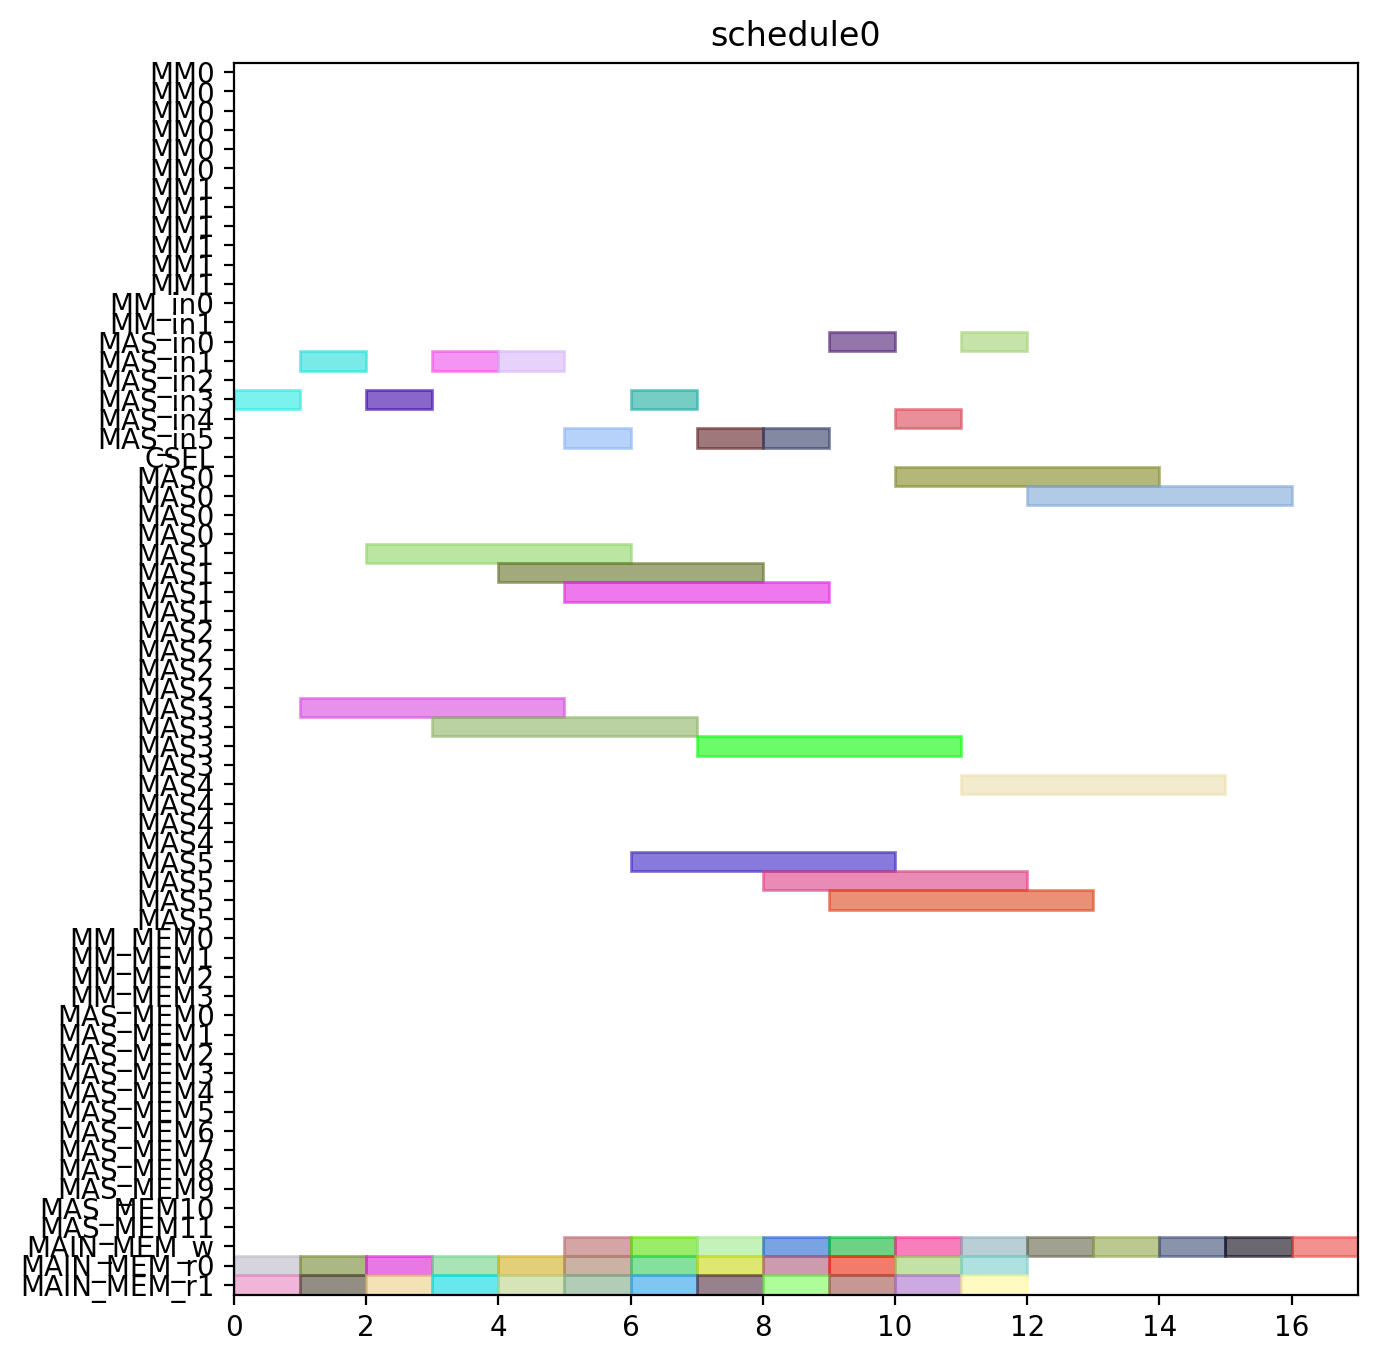

This chart was generated by the following Python code:
from pyschedule import Scenario, solvers, plotters, alt


def solve():
	horizon = 120
	S = Scenario("schedule0", horizon=horizon)

	# resource
	MM = S.Resources('MM', num=2, size=6)
	MM_in = S.Resources('MM_in', num=2)
	MAS_in = S.Resources('MAS_in', num=6)
	CSEL = S.Resource('CSEL')
	MAS = S.Resources('MAS', num=6, size=4, periods=range(1, horizon))
	MM_MEM = S.Resources('MM_MEM', num=4)
	MAS_MEM = S.Resources('MAS_MEM', num=12)
	MAIN_MEM_w = S.Resource('MAIN_MEM_w', size=1)
	MAIN_MEM_r = S.Resources('MAIN_MEM_r', num=2)

	# result of previous scheduling

	# new tasks
	c000 = S.Task('c000', length=4, delay_cost=1)
	c000 += alt(MAS)
	c000_in = S.Task('c000_in', length=1, delay_cost=1)
	c000_in += alt(MAS_in)
	S += c000_in*MAS_in[0]<=c000*MAS[0]

	S += c000_in*MAS_in[1]<=c000*MAS[1]

	S += c000_in*MAS_in[2]<=c000*MAS[2]

	S += c000_in*MAS_in[3]<=c000*MAS[3]

	S += c000_in*MAS_in[4]<=c000*MAS[4]

	S += c000_in*MAS_in[5]<=c000*MAS[5]

	S += 0<c000

	c000_w = S.Task('c000_w', length=1, delay_cost=1)
	c000_w += alt(MAIN_MEM_w)
	S += c000 <= c000_w

	c000_mem0 = S.Task('c000_mem0', length=1, delay_cost=1)
	c000_mem0 += MAIN_MEM_r[0]
	S += c000_mem0 <= c000

	c000_mem1 = S.Task('c000_mem1', length=1, delay_cost=1)
	c000_mem1 += MAIN_MEM_r[1]
	S += c000_mem1 <= c000

	c001 = S.Task('c001', length=4, delay_cost=1)
	c001 += alt(MAS)
	c001_in = S.Task('c001_in', length=1, delay_cost=1)
	c001_in += alt(MAS_in)
	S += c001_in*MAS_in[0]<=c001*MAS[0]

	S += c001_in*MAS_in[1]<=c001*MAS[1]

	S += c001_in*MAS_in[2]<=c001*MAS[2]

	S += c001_in*MAS_in[3]<=c001*MAS[3]

	S += c001_in*MAS_in[4]<=c001*MAS[4]

	S += c001_in*MAS_in[5]<=c001*MAS[5]

	S += 0<c001

	c001_w = S.Task('c001_w', length=1, delay_cost=1)
	c001_w += alt(MAIN_MEM_w)
	S += c001 <= c001_w

	c001_mem0 = S.Task('c001_mem0', length=1, delay_cost=1)
	c001_mem0 += MAIN_MEM_r[0]
	S += c001_mem0 <= c001

	c001_mem1 = S.Task('c001_mem1', length=1, delay_cost=1)
	c001_mem1 += MAIN_MEM_r[1]
	S += c001_mem1 <= c001

	c010 = S.Task('c010', length=4, delay_cost=1)
	c010 += alt(MAS)
	c010_in = S.Task('c010_in', length=1, delay_cost=1)
	c010_in += alt(MAS_in)
	S += c010_in*MAS_in[0]<=c010*MAS[0]

	S += c010_in*MAS_in[1]<=c010*MAS[1]

	S += c010_in*MAS_in[2]<=c010*MAS[2]

	S += c010_in*MAS_in[3]<=c010*MAS[3]

	S += c010_in*MAS_in[4]<=c010*MAS[4]

	S += c010_in*MAS_in[5]<=c010*MAS[5]

	S += 0<c010

	c010_w = S.Task('c010_w', length=1, delay_cost=1)
	c010_w += alt(MAIN_MEM_w)
	S += c010 <= c010_w

	c010_mem0 = S.Task('c010_mem0', length=1, delay_cost=1)
	c010_mem0 += MAIN_MEM_r[0]
	S += c010_mem0 <= c010

	c010_mem1 = S.Task('c010_mem1', length=1, delay_cost=1)
	c010_mem1 += MAIN_MEM_r[1]
	S += c010_mem1 <= c010

	c011 = S.Task('c011', length=4, delay_cost=1)
	c011 += alt(MAS)
	c011_in = S.Task('c011_in', length=1, delay_cost=1)
	c011_in += alt(MAS_in)
	S += c011_in*MAS_in[0]<=c011*MAS[0]

	S += c011_in*MAS_in[1]<=c011*MAS[1]

	S += c011_in*MAS_in[2]<=c011*MAS[2]

	S += c011_in*MAS_in[3]<=c011*MAS[3]

	S += c011_in*MAS_in[4]<=c011*MAS[4]

	S += c011_in*MAS_in[5]<=c011*MAS[5]

	S += 0<c011

	c011_w = S.Task('c011_w', length=1, delay_cost=1)
	c011_w += alt(MAIN_MEM_w)
	S += c011 <= c011_w

	c011_mem0 = S.Task('c011_mem0', length=1, delay_cost=1)
	c011_mem0 += MAIN_MEM_r[0]
	S += c011_mem0 <= c011

	c011_mem1 = S.Task('c011_mem1', length=1, delay_cost=1)
	c011_mem1 += MAIN_MEM_r[1]
	S += c011_mem1 <= c011

	c100 = S.Task('c100', length=4, delay_cost=1)
	c100 += alt(MAS)
	c100_in = S.Task('c100_in', length=1, delay_cost=1)
	c100_in += alt(MAS_in)
	S += c100_in*MAS_in[0]<=c100*MAS[0]

	S += c100_in*MAS_in[1]<=c100*MAS[1]

	S += c100_in*MAS_in[2]<=c100*MAS[2]

	S += c100_in*MAS_in[3]<=c100*MAS[3]

	S += c100_in*MAS_in[4]<=c100*MAS[4]

	S += c100_in*MAS_in[5]<=c100*MAS[5]

	S += 0<c100

	c100_w = S.Task('c100_w', length=1, delay_cost=1)
	c100_w += alt(MAIN_MEM_w)
	S += c100 <= c100_w

	c100_mem0 = S.Task('c100_mem0', length=1, delay_cost=1)
	c100_mem0 += MAIN_MEM_r[0]
	S += c100_mem0 <= c100

	c100_mem1 = S.Task('c100_mem1', length=1, delay_cost=1)
	c100_mem1 += MAIN_MEM_r[1]
	S += c100_mem1 <= c100

	c101 = S.Task('c101', length=4, delay_cost=1)
	c101 += alt(MAS)
	c101_in = S.Task('c101_in', length=1, delay_cost=1)
	c101_in += alt(MAS_in)
	S += c101_in*MAS_in[0]<=c101*MAS[0]

	S += c101_in*MAS_in[1]<=c101*MAS[1]

	S += c101_in*MAS_in[2]<=c101*MAS[2]

	S += c101_in*MAS_in[3]<=c101*MAS[3]

	S += c101_in*MAS_in[4]<=c101*MAS[4]

	S += c101_in*MAS_in[5]<=c101*MAS[5]

	S += 0<c101

	c101_w = S.Task('c101_w', length=1, delay_cost=1)
	c101_w += alt(MAIN_MEM_w)
	S += c101 <= c101_w

	c101_mem0 = S.Task('c101_mem0', length=1, delay_cost=1)
	c101_mem0 += MAIN_MEM_r[0]
	S += c101_mem0 <= c101

	c101_mem1 = S.Task('c101_mem1', length=1, delay_cost=1)
	c101_mem1 += MAIN_MEM_r[1]
	S += c101_mem1 <= c101

	c110 = S.Task('c110', length=4, delay_cost=1)
	c110 += alt(MAS)
	c110_in = S.Task('c110_in', length=1, delay_cost=1)
	c110_in += alt(MAS_in)
	S += c110_in*MAS_in[0]<=c110*MAS[0]

	S += c110_in*MAS_in[1]<=c110*MAS[1]

	S += c110_in*MAS_in[2]<=c110*MAS[2]

	S += c110_in*MAS_in[3]<=c110*MAS[3]

	S += c110_in*MAS_in[4]<=c110*MAS[4]

	S += c110_in*MAS_in[5]<=c110*MAS[5]

	S += 0<c110

	c110_w = S.Task('c110_w', length=1, delay_cost=1)
	c110_w += alt(MAIN_MEM_w)
	S += c110 <= c110_w

	c110_mem0 = S.Task('c110_mem0', length=1, delay_cost=1)
	c110_mem0 += MAIN_MEM_r[0]
	S += c110_mem0 <= c110

	c110_mem1 = S.Task('c110_mem1', length=1, delay_cost=1)
	c110_mem1 += MAIN_MEM_r[1]
	S += c110_mem1 <= c110

	c111 = S.Task('c111', length=4, delay_cost=1)
	c111 += alt(MAS)
	c111_in = S.Task('c111_in', length=1, delay_cost=1)
	c111_in += alt(MAS_in)
	S += c111_in*MAS_in[0]<=c111*MAS[0]

	S += c111_in*MAS_in[1]<=c111*MAS[1]

	S += c111_in*MAS_in[2]<=c111*MAS[2]

	S += c111_in*MAS_in[3]<=c111*MAS[3]

	S += c111_in*MAS_in[4]<=c111*MAS[4]

	S += c111_in*MAS_in[5]<=c111*MAS[5]

	S += 0<c111

	c111_w = S.Task('c111_w', length=1, delay_cost=1)
	c111_w += alt(MAIN_MEM_w)
	S += c111 <= c111_w

	c111_mem0 = S.Task('c111_mem0', length=1, delay_cost=1)
	c111_mem0 += MAIN_MEM_r[0]
	S += c111_mem0 <= c111

	c111_mem1 = S.Task('c111_mem1', length=1, delay_cost=1)
	c111_mem1 += MAIN_MEM_r[1]
	S += c111_mem1 <= c111

	c200 = S.Task('c200', length=4, delay_cost=1)
	c200 += alt(MAS)
	c200_in = S.Task('c200_in', length=1, delay_cost=1)
	c200_in += alt(MAS_in)
	S += c200_in*MAS_in[0]<=c200*MAS[0]

	S += c200_in*MAS_in[1]<=c200*MAS[1]

	S += c200_in*MAS_in[2]<=c200*MAS[2]

	S += c200_in*MAS_in[3]<=c200*MAS[3]

	S += c200_in*MAS_in[4]<=c200*MAS[4]

	S += c200_in*MAS_in[5]<=c200*MAS[5]

	S += 0<c200

	c200_w = S.Task('c200_w', length=1, delay_cost=1)
	c200_w += alt(MAIN_MEM_w)
	S += c200 <= c200_w

	c200_mem0 = S.Task('c200_mem0', length=1, delay_cost=1)
	c200_mem0 += MAIN_MEM_r[0]
	S += c200_mem0 <= c200

	c200_mem1 = S.Task('c200_mem1', length=1, delay_cost=1)
	c200_mem1 += MAIN_MEM_r[1]
	S += c200_mem1 <= c200

	c201 = S.Task('c201', length=4, delay_cost=1)
	c201 += alt(MAS)
	c201_in = S.Task('c201_in', length=1, delay_cost=1)
	c201_in += alt(MAS_in)
	S += c201_in*MAS_in[0]<=c201*MAS[0]

	S += c201_in*MAS_in[1]<=c201*MAS[1]

	S += c201_in*MAS_in[2]<=c201*MAS[2]

	S += c201_in*MAS_in[3]<=c201*MAS[3]

	S += c201_in*MAS_in[4]<=c201*MAS[4]

	S += c201_in*MAS_in[5]<=c201*MAS[5]

	S += 0<c201

	c201_w = S.Task('c201_w', length=1, delay_cost=1)
	c201_w += alt(MAIN_MEM_w)
	S += c201 <= c201_w

	c201_mem0 = S.Task('c201_mem0', length=1, delay_cost=1)
	c201_mem0 += MAIN_MEM_r[0]
	S += c201_mem0 <= c201

	c201_mem1 = S.Task('c201_mem1', length=1, delay_cost=1)
	c201_mem1 += MAIN_MEM_r[1]
	S += c201_mem1 <= c201

	c210 = S.Task('c210', length=4, delay_cost=1)
	c210 += alt(MAS)
	c210_in = S.Task('c210_in', length=1, delay_cost=1)
	c210_in += alt(MAS_in)
	S += c210_in*MAS_in[0]<=c210*MAS[0]

	S += c210_in*MAS_in[1]<=c210*MAS[1]

	S += c210_in*MAS_in[2]<=c210*MAS[2]

	S += c210_in*MAS_in[3]<=c210*MAS[3]

	S += c210_in*MAS_in[4]<=c210*MAS[4]

	S += c210_in*MAS_in[5]<=c210*MAS[5]

	S += 0<c210

	c210_w = S.Task('c210_w', length=1, delay_cost=1)
	c210_w += alt(MAIN_MEM_w)
	S += c210 <= c210_w

	c210_mem0 = S.Task('c210_mem0', length=1, delay_cost=1)
	c210_mem0 += MAIN_MEM_r[0]
	S += c210_mem0 <= c210

	c210_mem1 = S.Task('c210_mem1', length=1, delay_cost=1)
	c210_mem1 += MAIN_MEM_r[1]
	S += c210_mem1 <= c210

	c211 = S.Task('c211', length=4, delay_cost=1)
	c211 += alt(MAS)
	c211_in = S.Task('c211_in', length=1, delay_cost=1)
	c211_in += alt(MAS_in)
	S += c211_in*MAS_in[0]<=c211*MAS[0]

	S += c211_in*MAS_in[1]<=c211*MAS[1]

	S += c211_in*MAS_in[2]<=c211*MAS[2]

	S += c211_in*MAS_in[3]<=c211*MAS[3]

	S += c211_in*MAS_in[4]<=c211*MAS[4]

	S += c211_in*MAS_in[5]<=c211*MAS[5]

	S += 0<c211

	c211_w = S.Task('c211_w', length=1, delay_cost=1)
	c211_w += alt(MAIN_MEM_w)
	S += c211 <= c211_w

	c211_mem0 = S.Task('c211_mem0', length=1, delay_cost=1)
	c211_mem0 += MAIN_MEM_r[0]
	S += c211_mem0 <= c211

	c211_mem1 = S.Task('c211_mem1', length=1, delay_cost=1)
	c211_mem1 += MAIN_MEM_r[1]
	S += c211_mem1 <= c211

	solvers.mip.solve(S,msg=1,kind='CPLEX',ratio_gap=1.01)

	solution = [['hoge']*len(S.solution()[1]) for i in range(len(S.solution()))]
	for i in range(len(S.solution())):
		for j in range(len(S.solution()[i])):
			solution[i][j]=str(S.solution()[i][j])
	print(solution)

	cycles = int(solution[-1][3])

	pic_file_name = "/mnt/rose/usr1/fukuda/ABE/multiRAM_multiMAS_16mux/scheduling_result/stage6MM2_stage4MAS6/CONJ/schedule0.png"
	if(S.solution() != []):
		plotters.matplotlib.plot(S,img_filename=pic_file_name, show_task_labels=False, fig_size=(cycles*0.25+3, 8))

	return solution
